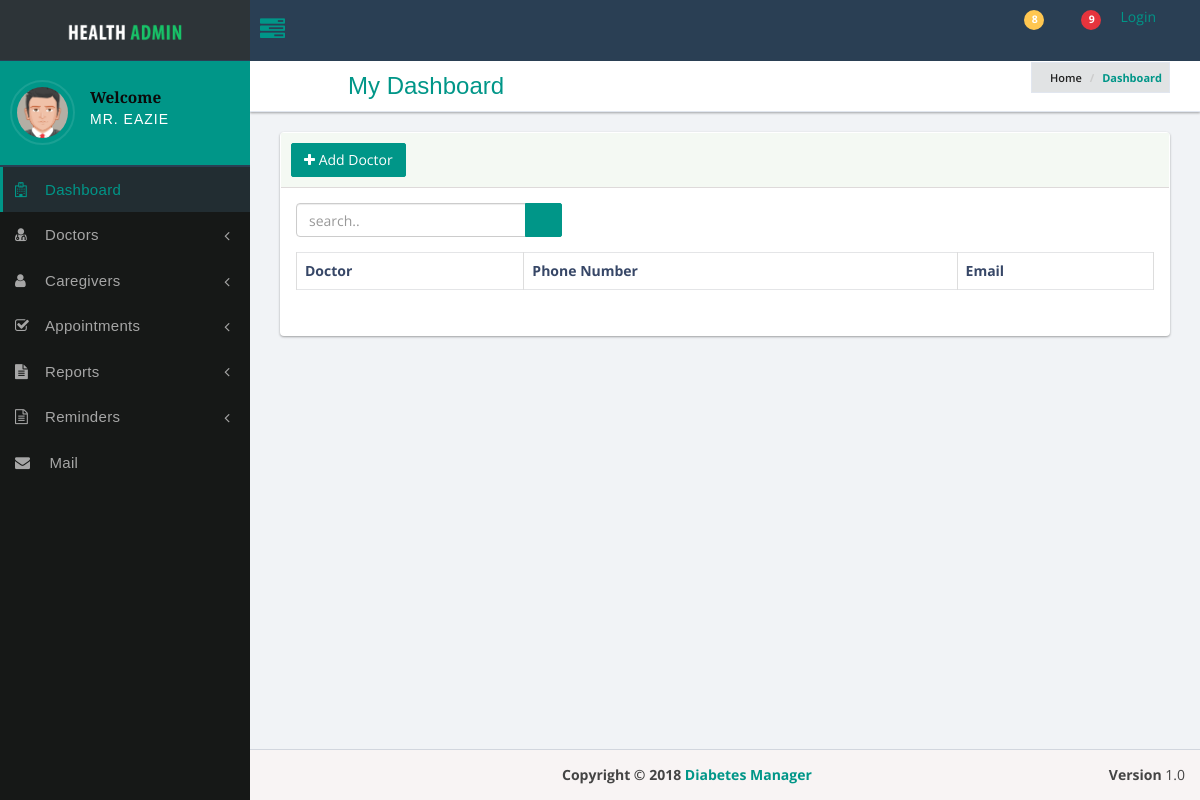
Page /doctorlist on the earlier database version.
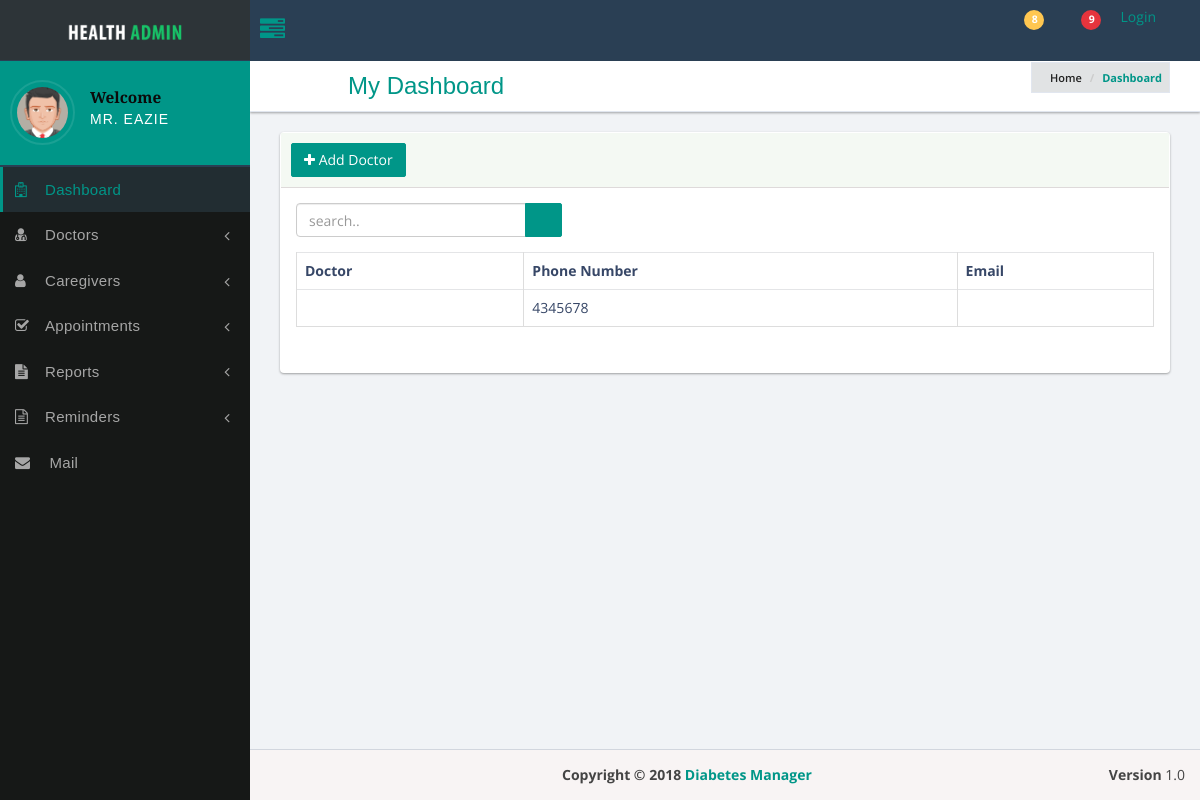
Same page on the later database version.
### diabetes/models.py (models this page shows, shortened)
class Doctor(models.Model):
	user = models.OneToOneField(User, on_delete=models.CASCADE)
	phone = models.CharField(max_length = 20)
	notes = models.CharField(max_length = 1000)
	patients = models.ManyToManyField(Profile, related_name='doctors',blank = True)

### diabetes/views.py (the view)
# urls.py: url(r'^doctorlist', views.doctor_list, name = 'doctor_list'),
def doctor_list(request):
        doctors =	Doctor.objects.all
        return render(request, 'diabetes/doctors.html', {'doctors' : doctors})

### diabetes/templates/diabetes/doctors.html
{% extends 'diabetes/base.html' %}
{% block content %}
<div class="row">
    <div class="col-sm-12">
        <div class="panel panel-bd lobidrag">
            <div class="panel-heading">
                <div class="btn-group">
                    <a class="btn btn-success" href="app-list.html#"> <i class="fa fa-plus"></i>  Add Doctor</a>
                </div>
            </div>
            <div class="panel-body">
                <div class="row">
                    <div class="panel-header">
                        <div class="col-sm-4">
                        <div class="dataTables_length" id="example_length">
                            <div class="input-group custom-search-form">
                                <input type="search" class="form-control" placeholder="search..">
                                <span class="input-group-btn">
                                    <button class="btn btn-primary" type="button">
                                        <span class="glyphicon glyphicon-search"></span>
                                    </button>
                                </span>
                            </div>
                        </div>
                    </div>
                </div>
            </div>
            <div class="table-responsive">
                <table class="table table-bordered table-hover">
                    <thead>
                        <tr>
                            <th>Doctor</th>
                            <th>Phone Number</th>
                            <th>Email</th>
                        </tr>
                    </thead>
                    <tbody>
                        {% for doctor in doctors %}
                            <tr>
                            <td>{{doctor.name}}</td>
                            <td>{{doctor.phone}}</td>
                            <td>{{doctor.email}}</td>
                        </tr>
                        {% endfor %}
                    </tbody>
                </table>
            </div>
        </div>
    </div>
</div>
</div>
{% endblock %}

Differences in the rows shown:
added Doctor: phone "4345678"
